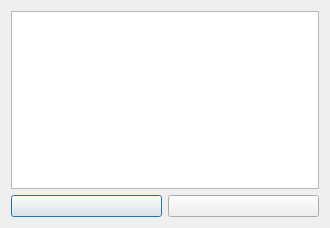
<?xml version="1.0" encoding="UTF-8"?>
<ui version="4.0">
 <class>Dialog</class>
 <widget class="QDialog" name="Dialog">
  <property name="geometry">
   <rect>
    <x>0</x>
    <y>0</y>
    <width>330</width>
    <height>228</height>
   </rect>
  </property>
  <property name="windowTitle">
   <string>Amostra Da Especie</string>
  </property>
  <layout class="QGridLayout" name="gridLayout">
   <item row="1" column="0">
    <widget class="QPushButton" name="PBAdicionarEspecies">
     <property name="text">
      <string/>
     </property>
     <property name="icon">
      <iconset resource="icons.qrc">
       <normaloff>:/newPrefix/Icons/plus.png</normaloff>:/newPrefix/Icons/plus.png</iconset>
     </property>
    </widget>
   </item>
   <item row="1" column="1">
    <widget class="QPushButton" name="PBEditarEspecies">
     <property name="text">
      <string/>
     </property>
     <property name="icon">
      <iconset resource="icons.qrc">
       <normaloff>:/newPrefix/Icons/005-writer.png</normaloff>:/newPrefix/Icons/005-writer.png</iconset>
     </property>
    </widget>
   </item>
   <item row="0" column="0" colspan="2">
    <widget class="QTableView" name="TVAmostEspecie"/>
   </item>
  </layout>
 </widget>
 <resources>
  <include location="icons.qrc"/>
 </resources>
 <connections/>
</ui>
